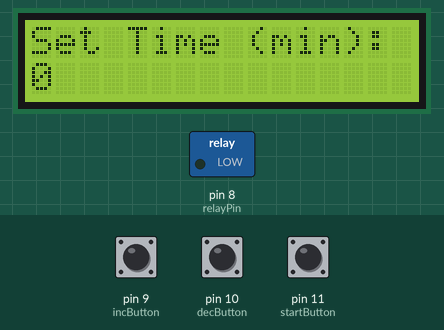
Simulated run of this sketch. Board: Arduino Uno, built with avr-gcc and run on an emulated ATmega328P. On the bench: 16×2 character LCD, switched loads named in the sketch (green lamp = pin HIGH). The test bench sets the inputs (shaded band); at power-on: pin 9 (incButton) HIGH, pin 11 (startButton) HIGH, pin 10 (decButton) HIGH.

Above: at 1.2 s.
1.3 s: pin 9 (incButton) pulled LOW for 1 s
At 3.3 s:
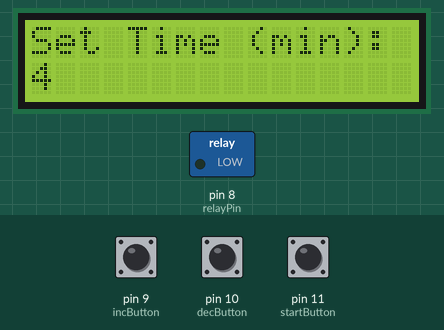
3.8 s: pin 11 (startButton) pulled LOW for 0.15 s
At 4.2 s:
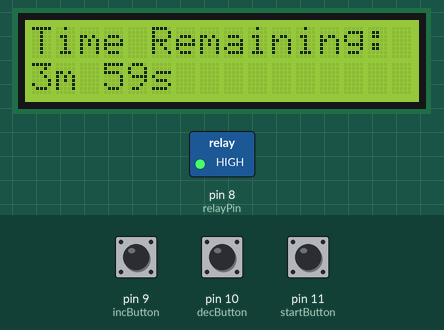
Timing chart, 0 to 6.8 s (numbered marks = the images above; inputs shaded):
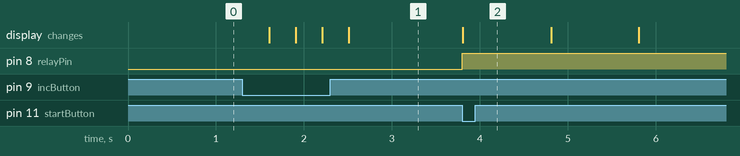

The sketch:

smart_power_socket.ino
```cpp
#include <LiquidCrystal.h>

LiquidCrystal lcd(7, 6, 5, 4, 3, 2);

const int relayPin = 8;
const int incButton = 9;
const int decButton = 10;
const int startButton = 11;

int timerMinutes = 0;
bool isRunning = false;
unsigned long startTime;
unsigned long countdownMillis;

void setup() {
  pinMode(relayPin, OUTPUT);
  pinMode(incButton, INPUT_PULLUP);
  pinMode(decButton, INPUT_PULLUP);
  pinMode(startButton, INPUT_PULLUP);
  lcd.begin(16, 2);
  lcd.print("Set Time (min):");
  lcd.setCursor(0, 1);
  lcd.print(timerMinutes);
}

void loop() {
  if (!isRunning) {
    if (digitalRead(incButton) == LOW) {
      timerMinutes++;
      delay(300);
    }
    if (digitalRead(decButton) == LOW && timerMinutes > 0) {
      timerMinutes--;
      delay(300);
    }
    lcd.setCursor(0, 1);
    lcd.print("                ");
    lcd.setCursor(0, 1);
    lcd.print(timerMinutes);

    if (digitalRead(startButton) == LOW && timerMinutes > 0) {
      isRunning = true;
      countdownMillis = timerMinutes * 60000UL;
      startTime = millis();
      digitalWrite(relayPin, HIGH);
      lcd.clear();
    }
  } else {
    unsigned long elapsed = millis() - startTime;
    unsigned long remaining = countdownMillis - elapsed;
    int remainingMinutes = remaining / 60000;
    int remainingSeconds = (remaining % 60000) / 1000;

    lcd.setCursor(0, 0);
    lcd.print("Time Remaining:");
    lcd.setCursor(0, 1);
    lcd.print(remainingMinutes);
    lcd.print("m ");
    lcd.print(remainingSeconds);
    lcd.print("s  ");

    if (elapsed >= countdownMillis) {
      digitalWrite(relayPin, LOW);
      lcd.clear();
      lcd.print("Timer Done!");
      delay(3000);
      isRunning = false;
      lcd.clear();
      lcd.print("Set Time (min):");
    }
  }
}
```

Measured:
- after the input at 1.3 s, the display: first changes after 0.30 s (image 1 shows a later state)
- after the input at 3.8 s, pin 8 (relayPin): LOW → HIGH at once; the display: changes at once (image 2)
